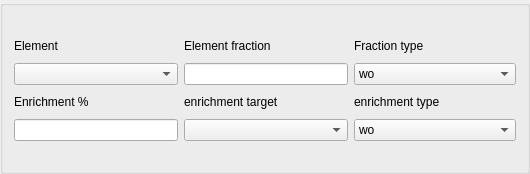
           <widget class="QGroupBox" name="groupBox_10">
            <property name="minimumSize">
             <size>
              <width>530</width>
              <height>174</height>
             </size>
            </property>
            <property name="maximumSize">
             <size>
              <width>530</width>
              <height>111111</height>
             </size>
            </property>
            <property name="title">
             <string/>
            </property>
            <layout class="QGridLayout" name="gridLayout_15">
             <item row="0" column="0">
              <layout class="QGridLayout" name="gridLayout_11">
               <item row="0" column="0">
                <widget class="QLabel" name="label_41">
                 <property name="minimumSize">
                  <size>
                   <width>162</width>
                   <height>22</height>
                  </size>
                 </property>
                 <property name="maximumSize">
                  <size>
                   <width>16777215</width>
                   <height>22</height>
                  </size>
                 </property>
                 <property name="text">
                  <string>Element</string>
                 </property>
                </widget>
               </item>
               <item row="0" column="1">
                <widget class="QLabel" name="label_46">
                 <property name="minimumSize">
                  <size>
                   <width>162</width>
                   <height>22</height>
                  </size>
                 </property>
                 <property name="maximumSize">
                  <size>
                   <width>16777215</width>
                   <height>22</height>
                  </size>
                 </property>
                 <property name="text">
                  <string>Element fraction</string>
                 </property>
                </widget>
               </item>
               <item row="0" column="2">
                <widget class="QLabel" name="label_47">
                 <property name="minimumSize">
                  <size>
                   <width>162</width>
                   <height>22</height>
                  </size>
                 </property>
                 <property name="maximumSize">
                  <size>
                   <width>16777215</width>
                   <height>22</height>
                  </size>
                 </property>
                 <property name="text">
                  <string>Fraction type</string>
                 </property>
                </widget>
               </item>
               <item row="1" column="0">
                <widget class="QComboBox" name="comboBox_5">
                 <property name="minimumSize">
                  <size>
                   <width>162</width>
                   <height>22</height>
                  </size>
                 </property>
                 <property name="maximumSize">
                  <size>
                   <width>16777215</width>
                   <height>22</height>
                  </size>
                 </property>
                </widget>
               </item>
               <item row="1" column="1">
                <widget class="QLineEdit" name="lineEdit_6">
                 <property name="minimumSize">
                  <size>
                   <width>162</width>
                   <height>22</height>
                  </size>
                 </property>
                 <property name="maximumSize">
                  <size>
                   <width>16777215</width>
                   <height>22</height>
                  </size>
                 </property>
                </widget>
               </item>
               <item row="1" column="2">
                <widget class="QComboBox" name="comboBox_6">
                 <property name="minimumSize">
                  <size>
                   <width>162</width>
                   <height>22</height>
                  </size>
                 </property>
                 <property name="maximumSize">
                  <size>
                   <width>16777215</width>
                   <height>22</height>
                  </size>
                 </property>
                 <item>
                  <property name="text">
                   <string>wo</string>
                  </property>
                 </item>
                 <item>
                  <property name="text">
                   <string>ao</string>
                  </property>
                 </item>
                </widget>
               </item>
               <item row="2" column="0">
                <widget class="QLabel" name="label_36">
                 <property name="minimumSize">
                  <size>
                   <width>162</width>
                   <height>22</height>
                  </size>
                 </property>
                 <property name="maximumSize">
                  <size>
                   <width>16777215</width>
                   <height>22</height>
                  </size>
                 </property>
                 <property name="text">
                  <string>Enrichment %</string>
                 </property>
                </widget>
               </item>
               <item row="2" column="1">
                <widget class="QLabel" name="label_35">
                 <property name="minimumSize">
                  <size>
                   <width>162</width>
                   <height>22</height>
                  </size>
                 </property>
                 <property name="maximumSize">
                  <size>
                   <width>16777215</width>
                   <height>22</height>
                  </size>
                 </property>
                 <property name="text">
                  <string>enrichment target</string>
                 </property>
                </widget>
               </item>
               <item row="2" column="2">
                <widget class="QLabel" name="label_39">
                 <property name="minimumSize">
                  <size>
                   <width>162</width>
                   <height>22</height>
                  </size>
                 </property>
                 <property name="maximumSize">
                  <size>
                   <width>16777215</width>
                   <height>22</height>
                  </size>
                 </property>
                 <property name="text">
                  <string>enrichment type</string>
                 </property>
                </widget>
               </item>
               <item row="3" column="0">
                <widget class="QLineEdit" name="lineEdit_7">
                 <property name="minimumSize">
                  <size>
                   <width>162</width>
                   <height>22</height>
                  </size>
                 </property>
                 <property name="maximumSize">
                  <size>
                   <width>16777215</width>
                   <height>22</height>
                  </size>
                 </property>
                </widget>
               </item>
               <item row="3" column="1">
                <widget class="QComboBox" name="comboBox_7">
                 <property name="minimumSize">
                  <size>
                   <width>0</width>
                   <height>22</height>
                  </size>
                 </property>
                 <property name="maximumSize">
                  <size>
                   <width>16777215</width>
                   <height>22</height>
                  </size>
                 </property>
                </widget>
               </item>
               <item row="3" column="2">
                <widget class="QComboBox" name="comboBox_8">
                 <item>
                  <property name="text">
                   <string>wo</string>
                  </property>
                 </item>
                 <item>
                  <property name="text">
                   <string>ao</string>
                  </property>
                 </item>
                </widget>
               </item>
              </layout>
             </item>
            </layout>
           </widget>
